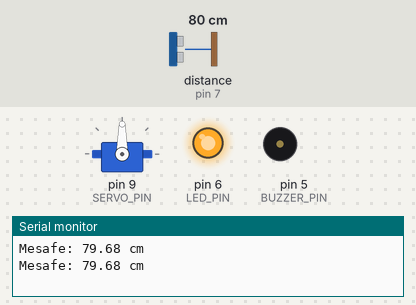
The sketch below on a simulated Arduino Uno, built with avr-gcc and run on an emulated ATmega328P. Shown: servo, output pins drawn as LEDs (lit = HIGH), buzzer (waves = sounding), the last lines printed to the serial monitor. Wiring (inferred from the names in the program): ultrasonic range finder: trigger pin 8; echo pin 7. The test bench sets the inputs (shaded band); at power-on: distance to the obstacle (sensor on pin 7) 80 cm. The echo pulse lasts 58.3 µs per cm; pins used as bus, display or sensor lines are not drawn.

Above: at 7.0 s.
7.1 s: distance to the obstacle (sensor on pin 7) set to 96 cm
14.1 s: distance to the obstacle (sensor on pin 7) set to 106 cm
At 18.4 s:
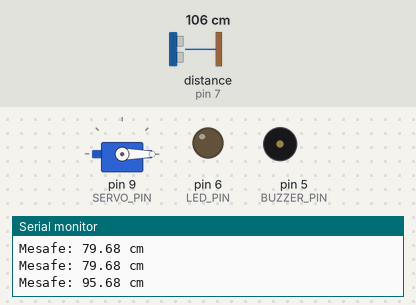
21.1 s: distance to the obstacle (sensor on pin 7) set to 2 cm
At 21.21 s:
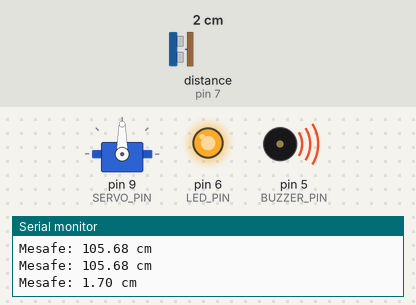
33.4 s: distance to the obstacle (sensor on pin 7) set to 120 cm
At 34.1 s:
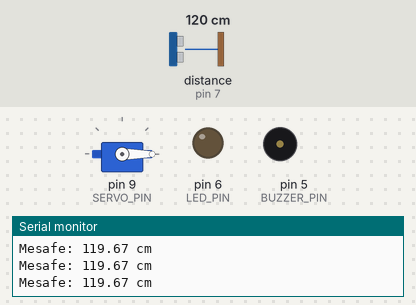
Timing chart, 0 to 36.4 s (numbered marks = the images above; inputs shaded):
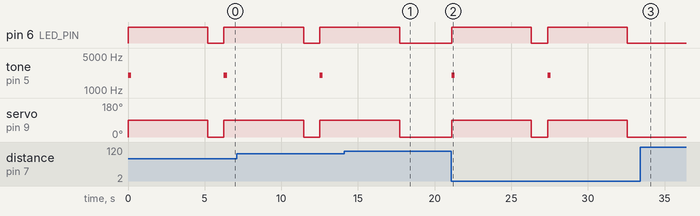

The sketch:

Arduino-automatic-door-system-HCSR04-SG90.ino
```cpp
#include <Servo.h>

#define TRIG_PIN 8
#define ECHO_PIN 7
#define SERVO_PIN 9
#define LED_PIN 6
#define BUZZER_PIN 5

Servo motor;

float mesafeOku();

void setup() {
  Serial.begin(9600);

  pinMode(TRIG_PIN, OUTPUT);
  pinMode(ECHO_PIN, INPUT);
  pinMode(LED_PIN, OUTPUT);
  pinMode(BUZZER_PIN, OUTPUT);

  motor.attach(SERVO_PIN);
  motor.write(0);  // kapı kapalı
  digitalWrite(LED_PIN, LOW);
  noTone(BUZZER_PIN);
}

void loop() {
  float mesafe = mesafeOku();

  Serial.print("Mesafe: ");
  Serial.print(mesafe);
  Serial.println(" cm");

  if (mesafe > 0 && mesafe <= 100) {     // 1 METRE
    motor.write(90);                     // kapıyı aç
    digitalWrite(LED_PIN, HIGH);
    tone(BUZZER_PIN, 2000);
    delay(200);
    noTone(BUZZER_PIN);

    delay(5000);                         // 5 saniye açık kalsın

    motor.write(0);                      // kapıyı kapat
    digitalWrite(LED_PIN, LOW);
    noTone(BUZZER_PIN);

    delay(1000);                         // tekrar açılmasın diye küçük bekleme
  }

  delay(50);
}

float mesafeOku() {
  digitalWrite(TRIG_PIN, LOW);
  delayMicroseconds(2);

  digitalWrite(TRIG_PIN, HIGH);
  delayMicroseconds(10);
  digitalWrite(TRIG_PIN, LOW);

  long sure = pulseIn(ECHO_PIN, HIGH, 30000); // 30ms timeout

  if (sure == 0) return -1;

  float uzaklik = (sure * 0.0343) / 2.0;
  return uzaklik;
}
```

Measured:
- the behaviour switches between 100 and 101 cm on distance to the obstacle (sensor on pin 7) (found by bisection; images 0 and 1)
- after the input at 14.1 s, pin 6 (LED_PIN): goes on until 17.7 s, then stays LOW; tone on pin 5 (BUZZER_PIN): stays silent (without the input it goes to 2000 Hz after 4.7 s); servo on pin 9 (SERVO_PIN): goes on until 17.7 s, then stays 0°
- after the input at 21.1 s, pin 6 (LED_PIN): alternates HIGH for 5.2 s and LOW for 1.1 s, starting at once; tone on pin 5 (BUZZER_PIN): alternates 2000 Hz for 0.20 s and silent for 6.1 s, starting at once; servo on pin 9 (SERVO_PIN): alternates 90° for 5.2 s and 0° for 1.1 s, starting at once
- after the input at 33.4 s, pin 6 (LED_PIN): stays LOW (without the input it goes to HIGH after 0.22 s); tone on pin 5 (BUZZER_PIN): stops changing and stays silent; servo on pin 9 (SERVO_PIN): stays 0° (without the input it goes to 90° after 0.22 s)
- by itself, tone on pin 5 (BUZZER_PIN): alternates 2000 Hz for 0.20 s and silent for 6.1 s
